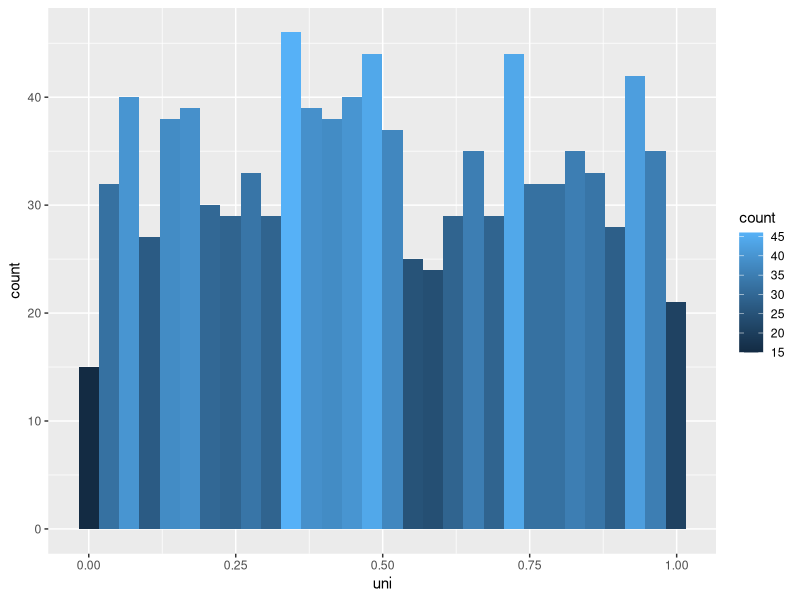
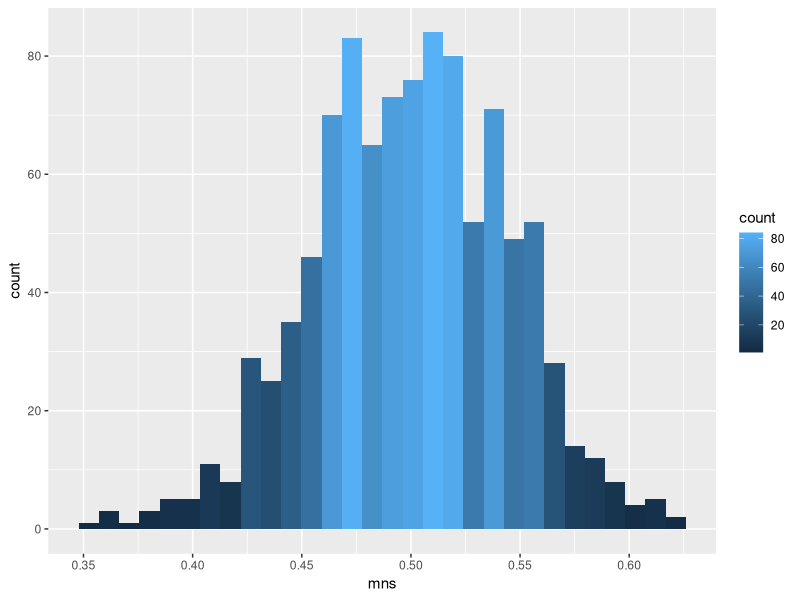
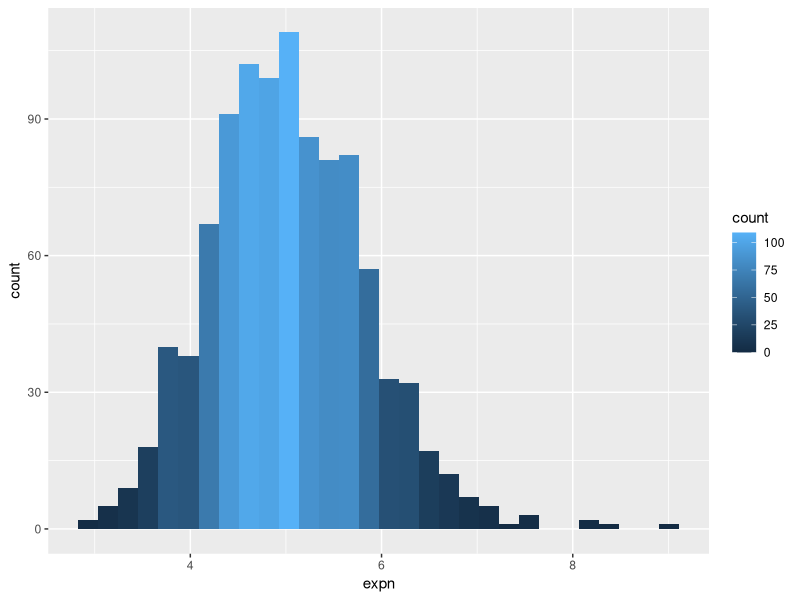

These charts were generated, in order, by the following R code:
library(ggplot2)


set.seed(0)

uni <- runif(1000)
uni.df <- data.frame(uni)
u <- ggplot(uni.df,aes(x=uni))
u + geom_histogram(aes(fill = ..count..))

mns = NULL
for (i in 1 : 1000) mns = c(mns, mean(runif(40)))
df <- data.frame(mns)
m <- ggplot(df, aes(x=mns))
m + geom_histogram(aes(fill = ..count..))

expn = NULL
for (i in 1:1000) expn = c(expn, mean(rexp(40,.2)))
xdf <- data.frame(expn)
x <- ggplot(xdf,aes(x=expn))
x + geom_histogram(aes(fill = ..count..))
